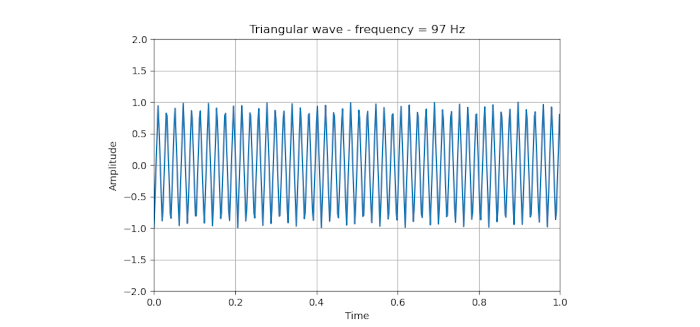

Python code for this plot:
from scipy import signal
import matplotlib.pyplot as plt
import numpy as np

# Initialise wave
t = np.linspace(0, 1, 1000)

# Plots triangle wave of frequency 97
plt.plot(2 * t, signal.sawtooth(2 * np.pi * 97 * t, 0.5))

# Create title, lables, grid and limit to axes
plt.xlabel("Time")
plt.ylabel("Amplitude")
plt.title("Triangular wave - frequency = 97 Hz")
plt.grid(True, which='both')
plt.ylim(-2, 2)
plt.xlim(0, 1.0)

# Draws graph
plt.show()
